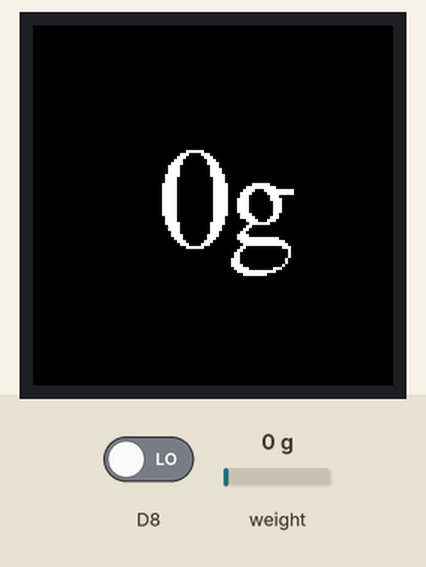
Simulated run of this sketch. Board: ESP8266 (NodeMCU). On the bench: 240×240 colour display. The test bench sets the inputs (shaded band); at power-on: weight on the scale 0 g, D8 LOW.

Above: at 3.0 s.
3.1 s: weight on the scale set to 100 g
At 4.4 s:
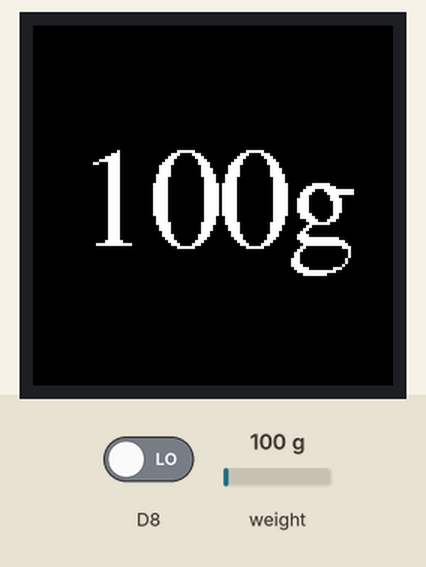
5.1 s: weight on the scale set to 1250 g
At 7.2 s:
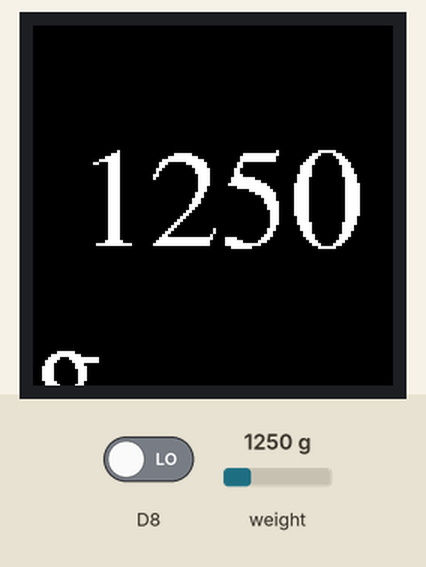
7.5 s: D8 driven HIGH
At 11.6 s:
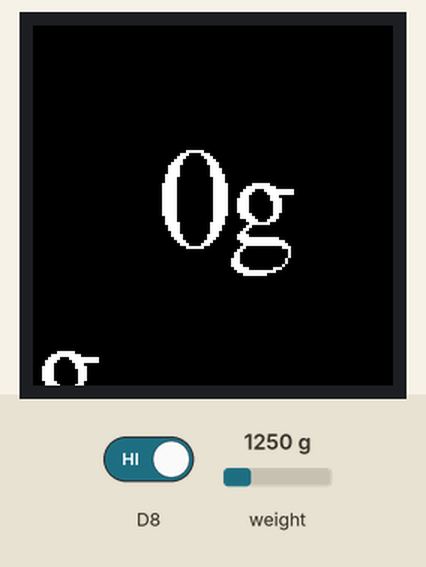
11.9 s: weight on the scale set to 3750 g
At 13.4 s:
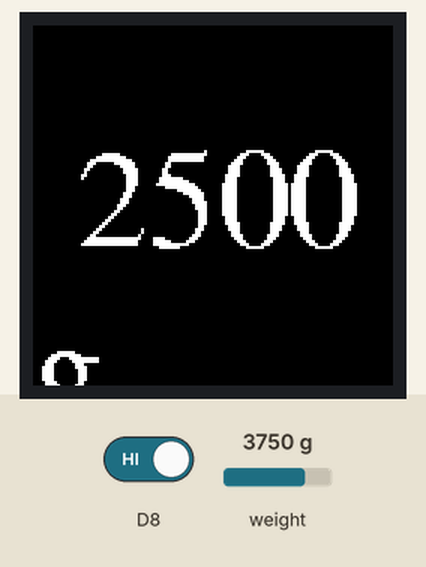
Timing chart, 0 to 14.9 s (numbered marks = the images above; inputs shaded):
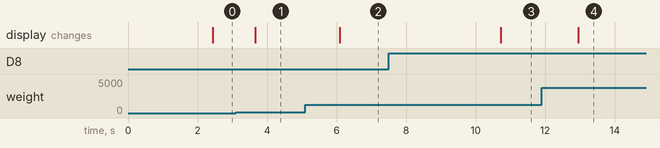

Measured:
- after the input at 3.1 s, the display: changes after 0.56 s (image 1)
- after the input at 5.1 s, the display: changes after 0.99 s (image 2)
- after the input at 7.5 s, the display: changes after 3.2 s (image 3)
- after the input at 11.9 s, the display: changes after 1.1 s (image 4)

The sketch:

Code.ino
```cpp
// (licence header left out)
#include  <Adafruit_GFX.h> // Core graphics library
#include  <Adafruit_ST7789.h> // Hardware-specific library for ST7789
#include  <SPI.h> // Arduino SPI library
#include  <Fonts/FreeSerif24pt7b.h> // Font for the display
#include "HX711.h"

#define TFT_RST    D2
#define TFT_DC     D1
#define DOUT       D4
#define CLK        D3
#define INP        D8

// Initialize Adafruit ST7789 TFT library
Adafruit_ST7789 tft = Adafruit_ST7789(TFT_DC, TFT_RST);

HX711 scale;

float calibrationFactor = 176.64;
float weight = 0;
int displayedWeight = 42;
int hOffset = 0;

int i = 0;

void setup(void) {
  Serial.begin(9600);
  tft.init(240, 240, SPI_MODE2);
  tft.setRotation(3);
  tft.fillScreen(ST77XX_BLACK);
  tft.setFont(&FreeSerif24pt7b);
  tft.setTextSize(2);

  pinMode(D8, INPUT);

 scale.begin(DOUT, CLK);
  scale.set_scale(calibrationFactor);
  scale.tare();
}

void loop(){

  if(digitalRead(D8) == HIGH){
    scale.tare();
  }

  weight = scale.get_units(12); //Takes the average of 12 readings from the ADC

  if((int)weight != displayedWeight){
    displayedWeight = (int)weight;

    if(displayedWeight < -100){ //To set the horizontal offset for the screen
      hOffset = 0;
    }else if(displayedWeight < -10){
      hOffset = 30;
    }else if(displayedWeight < 0){
      hOffset = 60;
    }else if(displayedWeight < 10){
      hOffset = 84;
    }else if(displayedWeight < 100){
      hOffset = 60;
    }else{
      hOffset = 30;
    }

    tft.fillRect(0,80,240,90,ST77XX_BLACK);
    tft.setCursor(hOffset,145);
    tft.print(displayedWeight);
    tft.print("g");
  }
}
```
